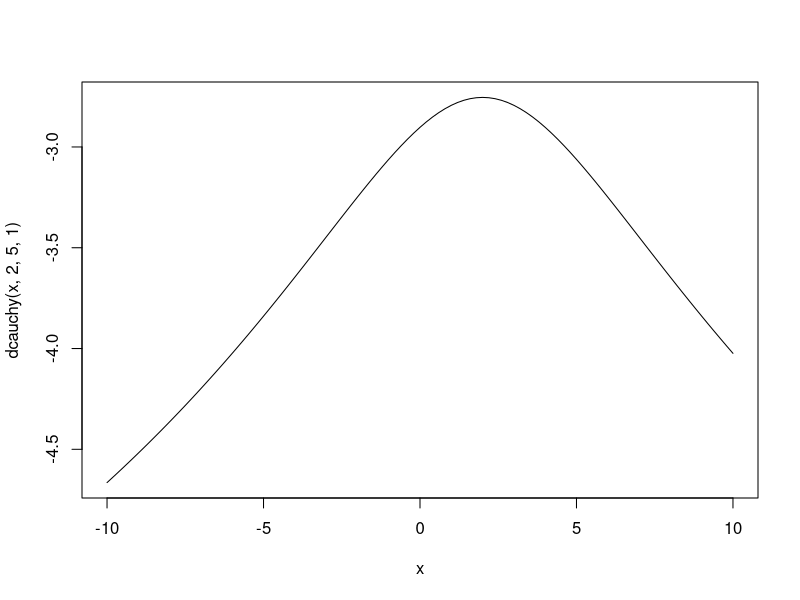

This chart was generated by the following R code:
## ---- chunk 1
#x = dcauchy(100, location = 2,5, scale = 1)
curve(dcauchy(x, 2,5, 1), -10, 10)
